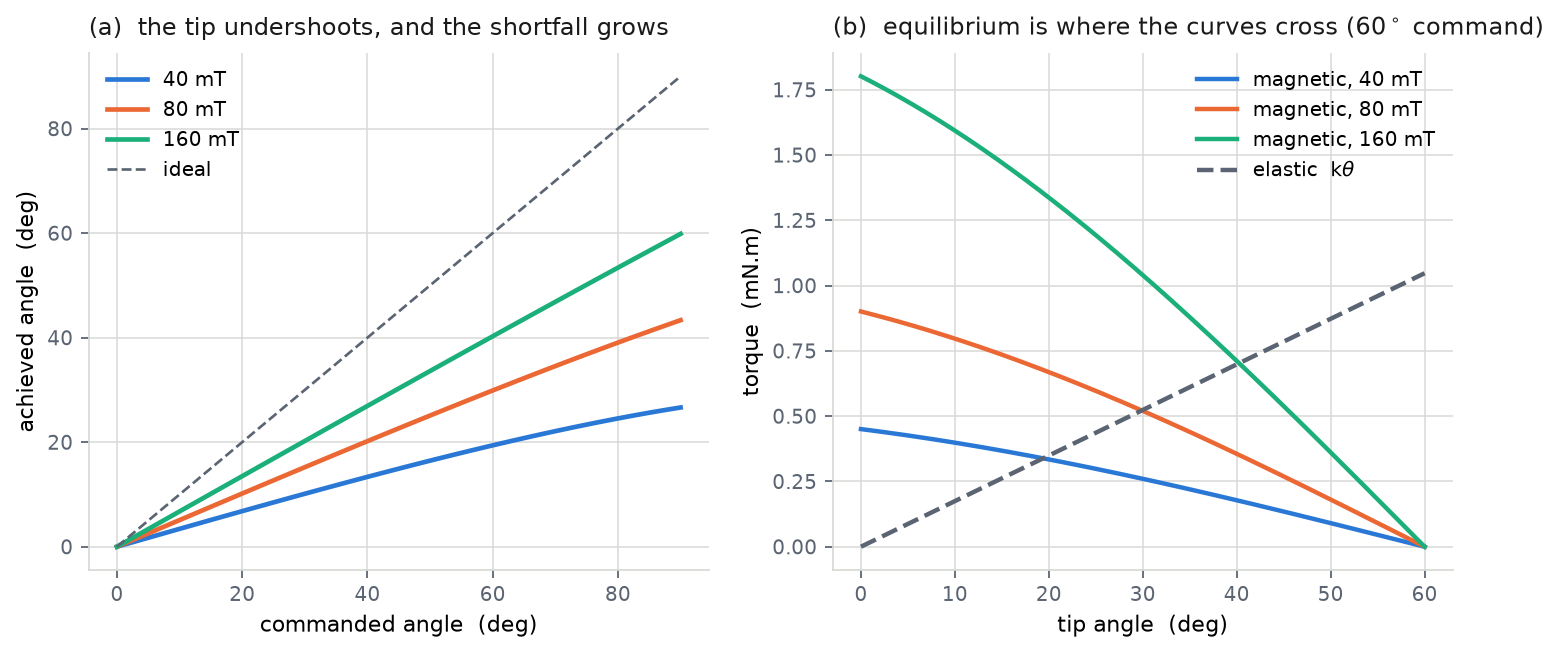

Source code (Python):
"""Milestone 2 — how far the field can actually bend the tip."""

import _bootstrap  # noqa: F401
from _bootstrap import FIGDIR

import numpy as np
import matplotlib.pyplot as plt

from emlab import steering as st
from emlab import plotting as P
from emlab.geometry import TipMagnet, Catheter

magnet, cat = TipMagnet(), Catheter()
print(f"tip magnet: r = {magnet.radius*1e3:.1f} mm, L = {magnet.length*1e3:.1f} mm, "
      f"m = {magnet.moment_magnitude*1e3:.2f} mA.m^2")
print(f"shaft stiffness k = {cat.shaft_stiffness*1e3:.2f} mN.m/rad")

# --- the two physics checks, printed so they appear in the report ------------
mid, vec, cur = st.equivalent_loop(magnet, tilt=0.5, n_seg=720)
B = np.array([0.0, 0.0, 0.0796])
F = st.force_on_loop(mid, vec, cur, B)
T_loop = st.torque_on_loop(mid, vec, cur, B)
T_dip = np.cross(st.moment_vector(magnet, (np.sin(0.5), 0, np.cos(0.5))), B)
print(f"net force in a uniform field : {np.linalg.norm(F):.3e} N  (must be ~0)")
print(f"torque, loop integral        : {T_loop[1]*1e3:+.4f} mN.m")
print(f"torque, m x B                : {T_dip[1]*1e3:+.4f} mN.m  "
      f"(agree to {abs(T_loop[1]/T_dip[1]-1)*1e3:.2f} parts in 10^3)")
print(f"m|B| at the baseline field   : {magnet.moment_magnitude*0.0796*1e3:.2f} mN.m")

# --- commanded versus achieved ----------------------------------------------
cmd = np.radians(np.linspace(0, 90, 91))
fields = [0.040, 0.080, 0.160]
print("\ncommanded -> achieved (deg):")
fig, axes = plt.subplots(1, 2, figsize=(11, 4.2))
for B0, col in zip(fields, P.SERIES):
    reached = np.array([st.equilibrium_tilt(c, B0, cat) for c in cmd])
    axes[0].plot(np.degrees(cmd), np.degrees(reached), lw=2.1, color=col,
                 label=f"{B0*1e3:.0f} mT")
    print(f"  {B0*1e3:5.0f} mT :  30 -> {np.degrees(st.equilibrium_tilt(np.radians(30),B0,cat)):5.1f}"
          f"   60 -> {np.degrees(st.equilibrium_tilt(np.radians(60),B0,cat)):5.1f}"
          f"   75 -> {np.degrees(st.equilibrium_tilt(np.radians(75),B0,cat)):5.1f}")
axes[0].plot(np.degrees(cmd), np.degrees(cmd), lw=1.2, ls="--", color=P.MUTED,
             label="ideal")
P.style(axes[0], "commanded angle  (deg)", "achieved angle  (deg)",
        "(a)  the tip undershoots, and the shortfall grows")
axes[0].legend(frameon=False, fontsize=9)

theta = np.radians(np.linspace(0, 60, 200))
for B0, col in zip(fields, P.SERIES):
    axes[1].plot(np.degrees(theta),
                 magnet.moment_magnitude * B0 * np.sin(np.radians(60) - theta) * 1e3,
                 lw=2.0, color=col, label=f"magnetic, {B0*1e3:.0f} mT")
axes[1].plot(np.degrees(theta), cat.shaft_stiffness * theta * 1e3, lw=2.0,
             color=P.MUTED, ls="--", label="elastic  k$\\theta$")
P.style(axes[1], "tip angle  (deg)", "torque  (mN.m)",
        "(b)  equilibrium is where the curves cross (60$^\\circ$ command)")
axes[1].legend(frameon=False, fontsize=9)
P.save(fig, FIGDIR / "m2_steering.png")
